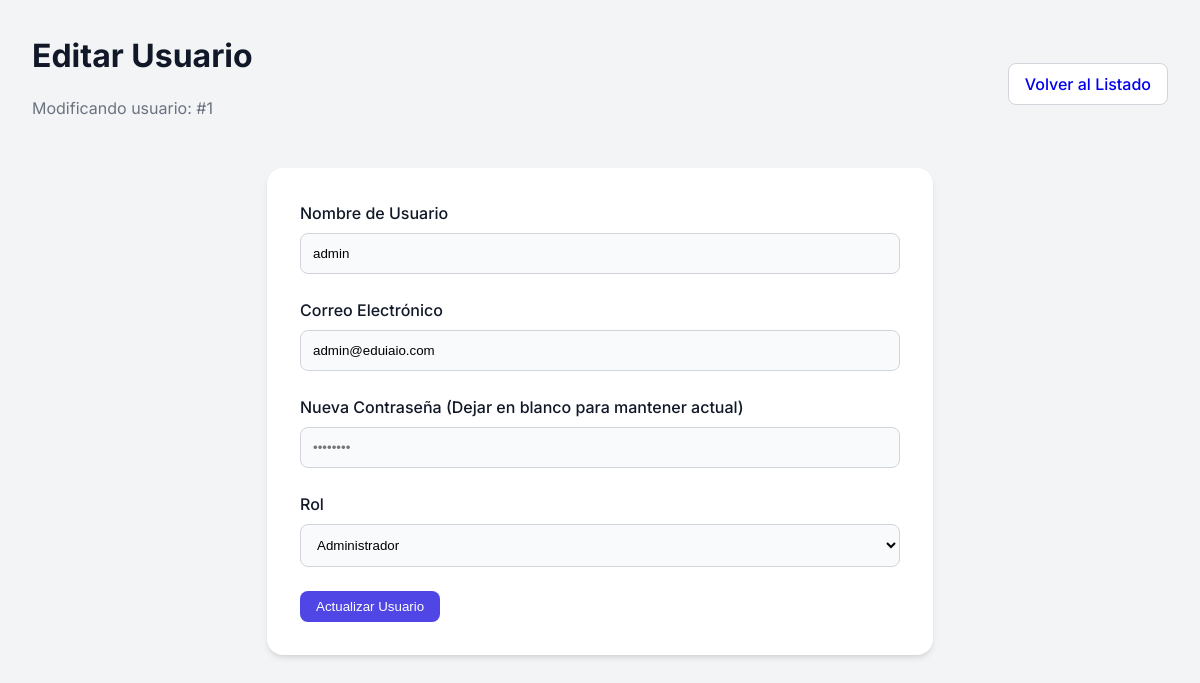
The app's page /operaciones/editar_usuario.php?id=1 (signed in) with its own data.
### tables this page shows
CREATE TABLE IF NOT EXISTS usuarios (
    id INT AUTO_INCREMENT PRIMARY KEY,
    usuario VARCHAR(50) NOT NULL UNIQUE,
    email VARCHAR(100) NOT NULL UNIQUE,
    clave VARCHAR(255) NOT NULL,  
    rol ENUM('admin', 'estudiante', 'profesor') DEFAULT 'estudiante',
    fecha_creacion TIMESTAMP DEFAULT CURRENT_TIMESTAMP
);

### operaciones/editar_usuario.php (the view, shortened to what this page needs)
<?php
require_once '../configuracion/conexion.php';
$id = $_GET['id'] ?? null;
$stmt = $conexion->prepare("SELECT * FROM usuarios WHERE id = :id");
$stmt->execute(['id' => $id]);
$usuario = $stmt->fetch();
?>
<!DOCTYPE html>
<html lang="es">
<head>
    <link rel="stylesheet" href="../recursos/estilos/estilos.css">
</head>
<body>
    <div class="contenedor">
        <div class="cabecera-lista">
            <div>
                <h1 class="titulo-lista">Editar Usuario</h1>
                <p class="subtitulo-lista">Modificando usuario: #<?= $usuario['id'] ?></p>
            </div>
            <div class="acciones-cabecera">
                <a href="listar_usuarios.php" class="btn btn-volver">Volver al Listado</a>
            </div>
        </div>
        <div class="tarjeta" style="max-width: 600px; margin: 0 auto;">
            <form method="POST" action="">
                <div class="grupo-formulario">
                    <label class="etiqueta-formulario" for="nombre_usuario">Nombre de Usuario</label>
                    <input type="text" id="nombre_usuario" name="nombre_usuario" class="control-formulario"
                        value="<?= htmlspecialchars($usuario['usuario']) ?>" required>
                </div>
                <div class="grupo-formulario">
                    <label class="etiqueta-formulario" for="correo">Correo Electrónico</label>
                    <input type="email" id="correo" name="correo" class="control-formulario"
                        value="<?= htmlspecialchars($usuario['email']) ?>" required>
                </div>
                <div class="grupo-formulario">
                    <label class="etiqueta-formulario" for="contrasena">Nueva Contraseña (Dejar en blanco para mantener actual)</label>
                    <input type="password" id="contrasena" name="contrasena" class="control-formulario" placeholder="••••••••">
                </div>
                <div class="grupo-formulario">
                    <label class="etiqueta-formulario" for="rol">Rol</label>
                    <select id="rol" name="rol" class="control-formulario">
                        <option value="admin" <?= $usuario['rol'] == 'admin' ? 'selected' : '' ?>>Administrador</option>
                    </select>
                </div>
                <div class="acciones-formulario" style="margin-top: 1.5rem;">
                    <button type="submit" class="btn btn-primario">Actualizar Usuario</button>
                </div>
            </form>
        </div>
    </div>
</body>
</html>

### recursos/estilos/base.css (style rules this page uses)
:root { --color-primario: #4F46E5; --color-primario-hover: #4338ca; --color-fondo: #F3F4F6; --color-superficie: #FFFFFF; --texto-principal: #111827; --texto-secundario: #6B7280; --color-acento: #10B981; --color-peligro: #EF4444; --sombra-sm: 0 1px 2px 0 rgba(0, 0, 0, 0.05); --sombra-md: 0 4px 6px -1px rgba(0, 0, 0, 0.1), 0 2px 4px -1px rgba(0, 0, 0, 0.06); --sombra-lg: 0 10px 15px -3px rgba(0, 0, 0, 0.1), 0 4px 6px -2px rgba(0, 0, 0, 0.05); --radio-md: 0.5rem; --radio-lg: 1rem; }
body { font-family: 'Inter', system-ui, -apple-system, sans-serif; background-color: var(--color-fondo); color: var(--texto-principal); margin: 0; padding: 0; line-height: 1.5; }
.contenedor { max-width: 1200px; margin: 0 auto; padding: 2rem; }

### recursos/estilos/componentes.css (style rules this page uses)
.tarjeta { background: var(--color-superficie); border-radius: var(--radio-lg); box-shadow: var(--sombra-md); padding: 2rem; border: 1px solid rgba(255, 255, 255, 0.1); backdrop-filter: blur(10px); }
.btn { display: inline-flex; align-items: center; justify-content: center; padding: 0.5rem 1rem; border-radius: var(--radio-md); font-weight: 500; transition: all 0.2s ease; cursor: pointer; border: none; text-decoration: none; }
.btn-primario { background-color: var(--color-primario); color: white; }
.grupo-formulario { margin-bottom: 1.5rem; }
.etiqueta-formulario { display: block; margin-bottom: 0.5rem; color: var(--texto-principal); font-weight: 500; }
.control-formulario { width: 100%; padding: 0.75rem; border-radius: var(--radio-md); border: 1px solid #D1D5DB; background-color: #F9FAFB; transition: border-color 0.2s; box-sizing: border-box; }

### recursos/estilos/paginas/tabla.css (style rules this page uses)
.cabecera-lista { display: flex; justify-content: space-between; align-items: center; margin-bottom: 2rem; }
.titulo-lista { margin: 0; }
.subtitulo-lista { color: var(--texto-secundario); }
.acciones-cabecera { display: flex; gap: 1rem; }
.btn-volver { background: white; border: 1px solid #D1D5DB; }

### records on screen
usuarios: id "1", nombre_usuario "admin", correo "admin@eduiaio.com", rol "Administrador"
